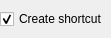
<?xml version="1.0" encoding="UTF-8"?>
<ui version="4.0">
 <class>ShortCutCheckBoxForm</class>
 <widget class="QWidget" name="ShortCutCheckBoxForm">
  <property name="geometry">
   <rect>
    <x>0</x>
    <y>0</y>
    <width>111</width>
    <height>38</height>
   </rect>
  </property>
  <layout class="QVBoxLayout" name="verticalLayout">
   <property name="leftMargin">
    <number>0</number>
   </property>
   <property name="topMargin">
    <number>0</number>
   </property>
   <property name="rightMargin">
    <number>0</number>
   </property>
   <property name="bottomMargin">
    <number>0</number>
   </property>
   <item>
    <widget class="QCheckBox" name="ShortCutCheckBox">
     <property name="text">
      <string>Create shortcut</string>
     </property>
     <property name="checked">
      <bool>true</bool>
     </property>
     <property name="tristate">
      <bool>false</bool>
     </property>
    </widget>
   </item>
  </layout>
 </widget>
 <resources/>
 <connections/>
</ui>
